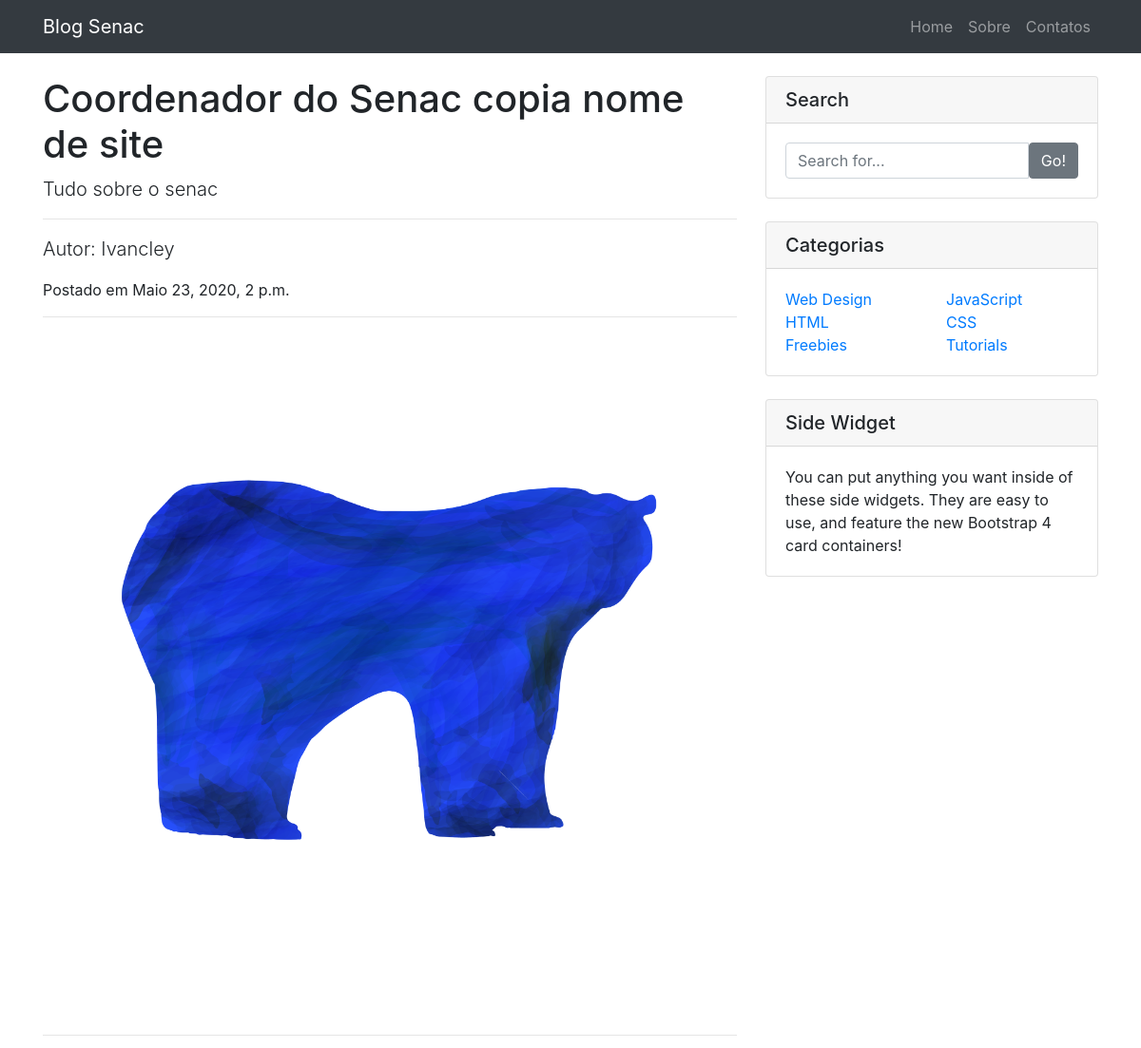
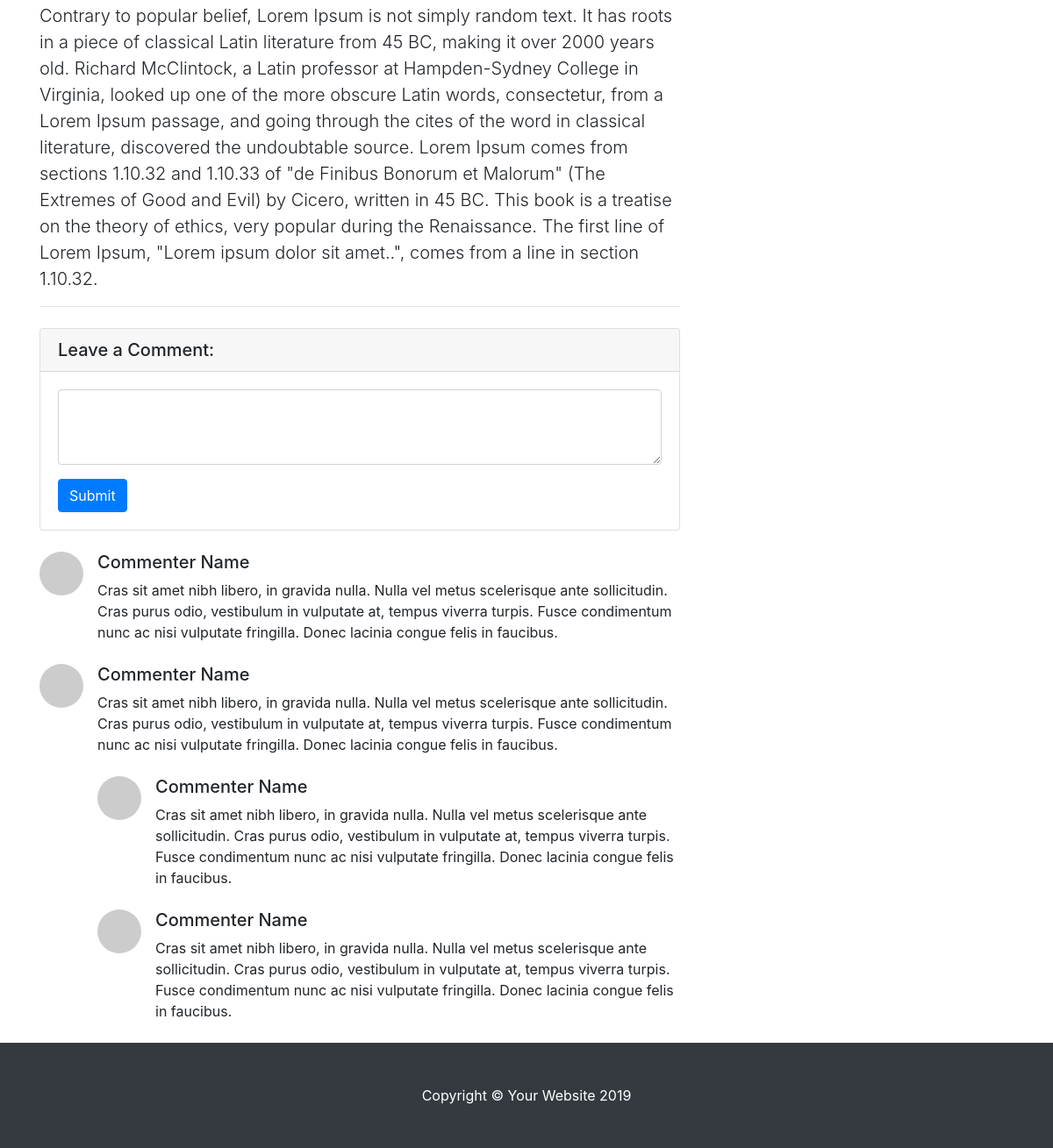
The page /post/5 on the database its author committed (2 pictures, top to bottom).
### website/models.py (models this page shows, shortened)
class Post(models.Model):
    title = models.CharField(max_length=100)
    sub_title = models.CharField(max_length=80)
    autor = models.ForeignKey(User, on_delete = models.CASCADE)
    texto = models.TextField()
    imagem = models.ImageField(upload_to = 'posts', null = True, blank = True)
    STATUS = (
        ('rascunho', 'Rascunho'),
        ('publicado', 'Publicado')
    )
    status = models.CharField(max_length=10,
                              choices = STATUS,
                              default = 'rascunho'
                             )
    CATEGORIAS = (
        ('programacao', 'Programação'),
        ('eletronica', 'Eletrônica')
    )
    categorias = models.CharField(max_length=12,
                              choices = CATEGORIAS,
                              default = 'programacao'
                             )
    publicado = models.DateTimeField(default=timezone.now())
    cadastrado = models.DateTimeField(auto_now_add = True )
    alterado = models.DateTimeField(auto_now = True)
    ativado = models.BooleanField(default = True)

### website/views.py (the view)
# urls.py: path('post/<int:id>', post_detalhes, name = 'post_detalhes'),
def post_detalhes(request, id):
	post = Post.objects.get(id=id)
	data = {
		'Postagem': post
	}
	return render(request, 'postagem.html', data)

### website/templates/postagem.html
{% extends 'base_post.html' %}
{% block conteudo %}
        <h1 class="mt-4">{{ Postagem.title }}</h1>
        <p class="lead">
          {{ Postagem.sub_title }}
        </p>
        <hr>
        <p class="lead">
          Autor: {{ Postagem.autor }}
        </p>
        <p>Postado em {{ Postagem.publicado }}</p>
        <hr>
        {% if Postagem.imagem %}
            <img class="card-img-top" src="{{ Postagem.imagem.url }}" alt="Card image cap">
        {% else %}
            <img class="card-img-top" src="http://placehold.it/900x300" alt="Card image cap">
        {% endif %}
        <hr>
          <p class="lead"> {{ Postagem.texto }} </p>
        <hr>
        <div class="card my-4">
          <h5 class="card-header">Leave a Comment:</h5>
          <div class="card-body">
            <form>
              <div class="form-group">
                <textarea class="form-control" rows="3"></textarea>
              </div>
              <button type="submit" class="btn btn-primary">Submit</button>
            </form>
          </div>
        </div>
        <div class="media mb-4">
          <img class="d-flex mr-3 rounded-circle" src="http://placehold.it/50x50" alt="">
          <div class="media-body">
            <h5 class="mt-0">Commenter Name</h5>
            Cras sit amet nibh libero, in gravida nulla. Nulla vel metus scelerisque ante sollicitudin. Cras purus odio, vestibulum in vulputate at, tempus viverra turpis. Fusce condimentum nunc ac nisi vulputate fringilla. Donec lacinia congue felis in faucibus.
          </div>
        </div>
        <div class="media mb-4">
          <img class="d-flex mr-3 rounded-circle" src="http://placehold.it/50x50" alt="">
          <div class="media-body">
            <h5 class="mt-0">Commenter Name</h5>
            Cras sit amet nibh libero, in gravida nulla. Nulla vel metus scelerisque ante sollicitudin. Cras purus odio, vestibulum in vulputate at, tempus viverra turpis. Fusce condimentum nunc ac nisi vulputate fringilla. Donec lacinia congue felis in faucibus.
            <div class="media mt-4">
              <img class="d-flex mr-3 rounded-circle" src="http://placehold.it/50x50" alt="">
              <div class="media-body">
                <h5 class="mt-0">Commenter Name</h5>
                Cras sit amet nibh libero, in gravida nulla. Nulla vel metus scelerisque ante sollicitudin. Cras purus odio, vestibulum in vulputate at, tempus viverra turpis. Fusce condimentum nunc ac nisi vulputate fringilla. Donec lacinia congue felis in faucibus.
              </div>
            </div>
            <div class="media mt-4">
              <img class="d-flex mr-3 rounded-circle" src="http://placehold.it/50x50" alt="">
              <div class="media-body">
                <h5 class="mt-0">Commenter Name</h5>
                Cras sit amet nibh libero, in gravida nulla. Nulla vel metus scelerisque ante sollicitudin. Cras purus odio, vestibulum in vulputate at, tempus viverra turpis. Fusce condimentum nunc ac nisi vulputate fringilla. Donec lacinia congue felis in faucibus.
              </div>
            </div>
          </div>
        </div>
{% endblock %}

### website/static/css/blog-home.css (style rules this page uses)
body { padding-top: 56px; }

### rows shown on the page
Post: title "Coordenador do Senac copia nome de site", sub_title "Tudo sobre o senac", autor "Ivancley", publicado "Maio 23, 2020, 2 p.m.", imagem (picture), texto "Contrary to popular belief, Lorem Ipsum is not simply random text. It has roots in a piece of classical Latin literature from 45 BC, making it over 2000 years old. Richard McClintock, a Latin professor at Hampden-Sydney College in Virginia, looked up one of the more obscure Latin words, consectetur, from a Lorem Ipsum passage, and going through the cites of the word in classical literature, discovered the undoubtable source. Lorem Ipsum comes from sections 1.10.32 and 1.10.33 of \"de Finibus Bonorum et Malorum\" (The Extremes of Good and Evil) by Cicero, written in 45 BC. This book is a treatise on the theory of ethics, very popular during the Renaissance. The first line of Lorem Ipsum,…"
